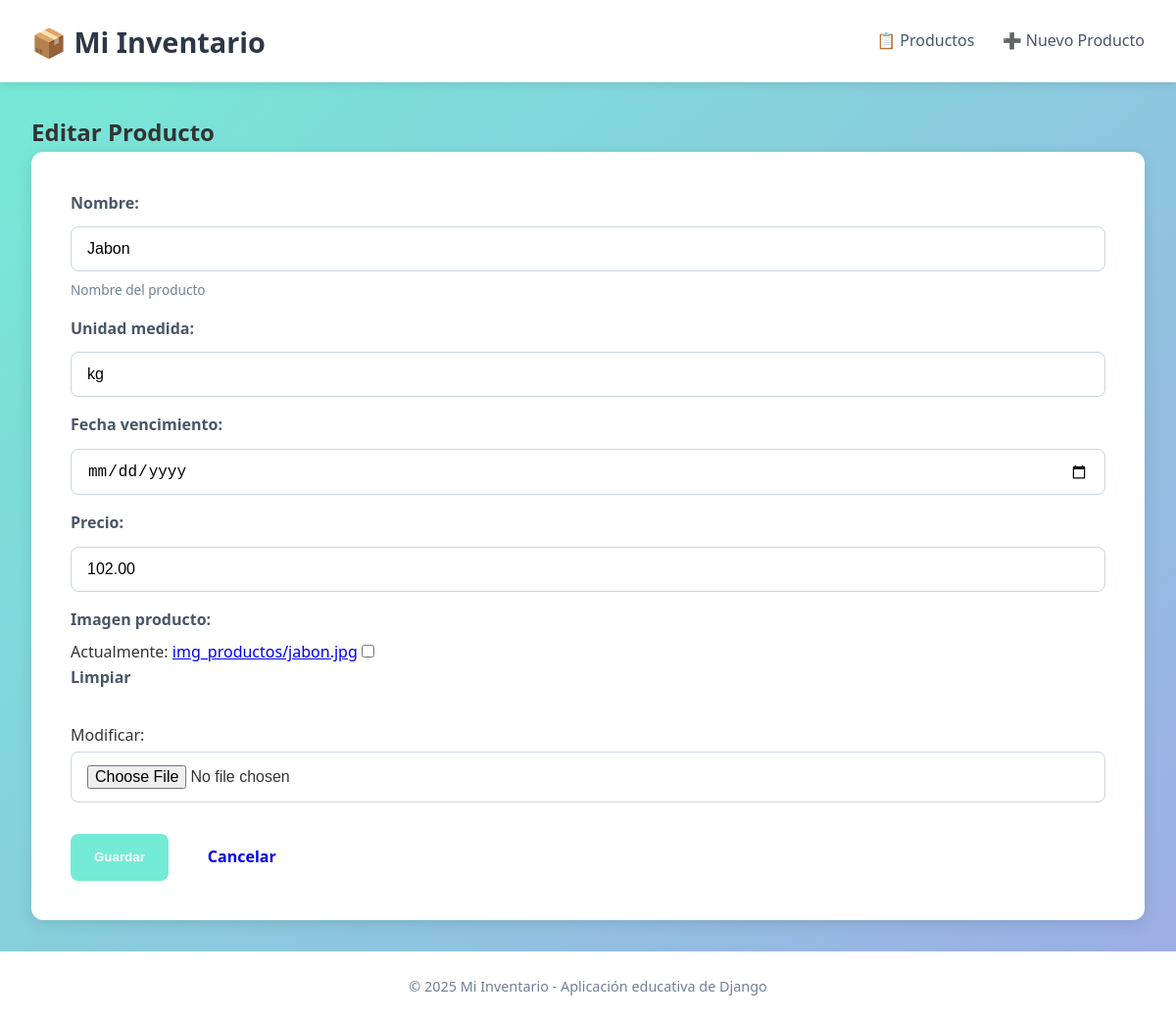
Screenshot of /editar/1/ with the database file from the repository.
### app_inventario/models.py (models this page shows, shortened)
class Producto(models.Model):
    ID_prd = models.AutoField(primary_key=True)
    nombre = models.CharField(max_length=100, help_text="Nombre del producto")
    unidad_medida = models.CharField(max_length=50)
    fecha_vencimiento = models.DateField(blank=True, null=True)
    precio = models.DecimalField(max_digits=10, decimal_places=2)
    imagen_producto = models.ImageField(upload_to='img_productos/', blank=True, null=True)
    class Meta:
        verbose_name = "Producto"
        verbose_name_plural = "Productos"

### app_inventario/views.py (the view)
# urls.py: path('editar/<int:producto_id>/', views.editar_producto, name='editar_producto'),
def editar_producto(request, producto_id):
    producto = get_object_or_404(Producto, ID_prd=producto_id)
    if request.method == 'POST':
        form = ProductoForm(request.POST, request.FILES, instance=producto)
        if form.is_valid():
            form.save()
            return redirect('app_inventario:detalle_producto', producto_id=producto.ID_prd)
    else:
        form = ProductoForm(instance=producto)
    return render(request, 'formulario_producto.html', {'form': form, 'titulo': 'Editar Producto'})

### app_inventario/forms.py
class ProductoForm(forms.ModelForm):
    class Meta:
        model = Producto
        fields = ['nombre', 'unidad_medida', 'fecha_vencimiento', 'precio', 'imagen_producto']
        widgets = {
            'fecha_vencimiento': forms.DateInput(attrs={'type': 'date'}),
        }

### app_inventario/templates/formulario_producto.html (shortened to what this page needs)
{% extends 'base.html' %}
{% block contenido %}
<h2>{{ titulo }}</h2>
<form method="post" enctype="multipart/form-data" class="form-styled">
    {{ form.as_p }}
    <div class="actions">
        <button type="submit" class="btn btn-primary">Guardar</button>
        <a href="{% url 'app_inventario:listar_productos' %}" class="btn">Cancelar</a>
    </div>
</form>
{% endblock %}

### app_inventario/static/css/styles.css (style rules this page uses)
* { margin: 0; padding: 0; box-sizing: border-box; }
body { font-family: 'Segoe UI', Tahoma, Geneva, Verdana, sans-serif; background: linear-gradient(135deg, #74ebd5 0%, #9face6 100%); color: #333; line-height: 1.6; }
.form-styled { background: white; padding: 2.5rem; border-radius: 12px; box-shadow: 0 4px 15px rgba(0,0,0,0.1); }
.form-styled p { margin-bottom: 1rem; }
.form-styled label { display: block; margin-bottom: 0.5rem; font-weight: 600; color: #4a5568; }
.form-styled input[type="text"], .form-styled input[type="number"], .form-styled input[type="date"], .form-styled input[type="file"], .form-styled select { width: 100%; padding: 0.8rem 1rem; border: 1px solid #cbd5e0; border-radius: 8px; font-size: 1rem; margin-top: 0.2rem; transition: border-color 0.3s, box-shadow 0.3s; }
.form-styled .helptext { font-size: 0.85rem; color: #718096; margin-top: 0.5rem; display: block; }
.actions { margin-top: 2rem; display: flex; gap: 1rem; }
.btn { padding: 0.7rem 1.5rem; border: none; border-radius: 8px; font-weight: 600; cursor: pointer; transition: background 0.3s; text-decoration: none; display: inline-block; }
.btn-primary { background: #74ebd5; color: white; }

### rows the page displays
Producto: nombre "Jabon", unidad_medida "kg", precio "102.00"

### other values shown
{{ titulo }} "Editar Producto"
